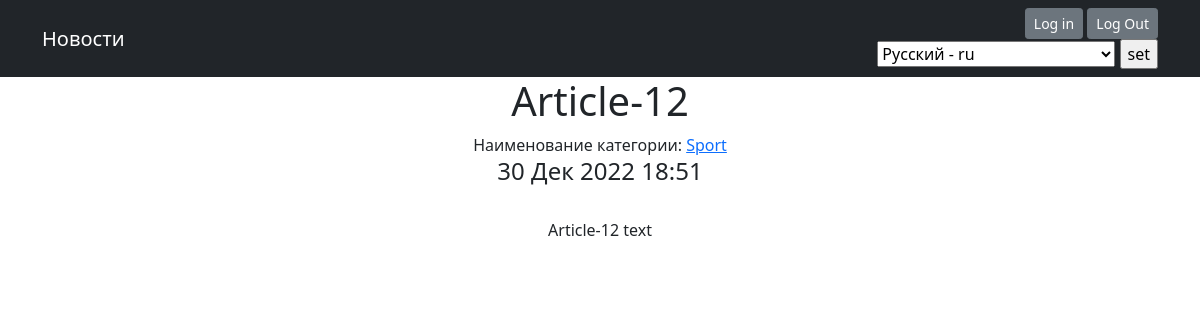
Page /news/34 on the earlier database version.
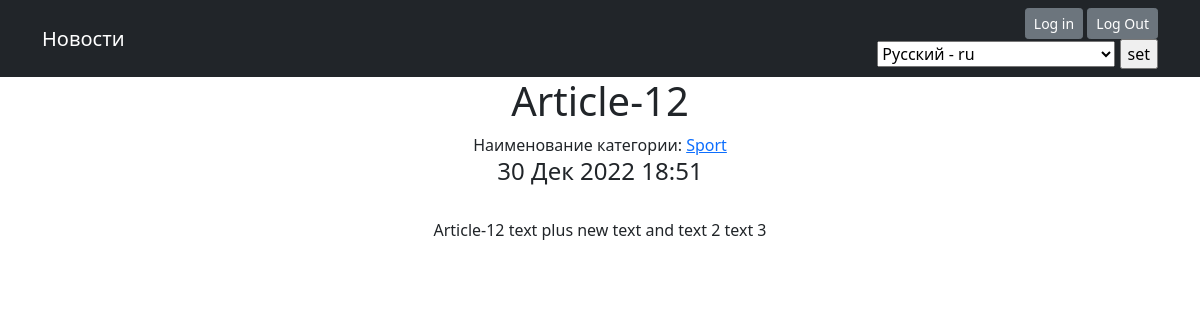
Same page on the later database version.
### news/models.py (models this page shows, shortened)
class Post(models.Model):
    authorP = models.ForeignKey(Author, on_delete=models.CASCADE)
    articles = "AR"
    news = "NW"
    CATEGORY_TYPES = [
        (articles, 'Статья'),
        (news, 'Новость')
    ]
    category_type = models.CharField(max_length=2, choices=CATEGORY_TYPES, default=news)
    time_add = models.DateTimeField(auto_now_add=True)
    post_category = models.ManyToManyField(Category, through='PostCategory')
    title = models.CharField(max_length=255)
    text = models.TextField()
    rating = models.IntegerField(default=0)

### news/views.py (the view)
# urls.py: path('<int:pk>', NewsDetail.as_view(), name='news_detail'),
class NewsDetail(DetailView):
    model = Post
    template_name = 'news_detail.html'
    context_object_name = 'new1'
    def get_object(self, *args, **kwargs):
        obj = cache.get(f'news-{self.kwargs["pk"]}', None)
        if not obj:
            obj = super().get_object(queryset=self.queryset)
            cache.set(f'news-{self.kwargs["pk"]}', obj)
        return obj

### news/templatetags/d36_filters.py (called while the page is built)
@register.filter()
def censor(txt):
    replace_list = ['some', 'news-1']
    if not isinstance(txt, str):
        raise TypeError(f'invalid object type for censorship')
    else:
        for word in txt.split(" "):
            if word.lower() in replace_list:
                txt = txt.replace(word, f'{word[0]}{"*"*(len(word)-2)}{word[-1]}')
    return txt

### templates/news_detail.html (shortened to what this page needs)
{% extends 'flatpages/default.html' %}
{% load d36_filters %}
{% load i18n %}
{% block content %}
<td><h1>{{ new1.title|censor }}</h1></td>
<td>
    {% if new1.post_category.all %}
        {% translate "Category" %}:
        {% endif %}
{% for cat in new1.post_category.all %}
    <a href="{% url 'category_list' cat.id %}">{{ cat.name }}</a>
    {% endfor %}
</td>
<br>
<h4>
{{ new1.time_add|date:'d M Y' }}
{{ new1.time_add|time }}
</h4>
<br>
<td>{{ new1.text|censor}}</td>
<br>
{% endblock content %}

Differences in the rows shown:
changed Post "Article-12": text|censor "Article-12 text" → "Article-12 text plus new text and text 2 text 3"
